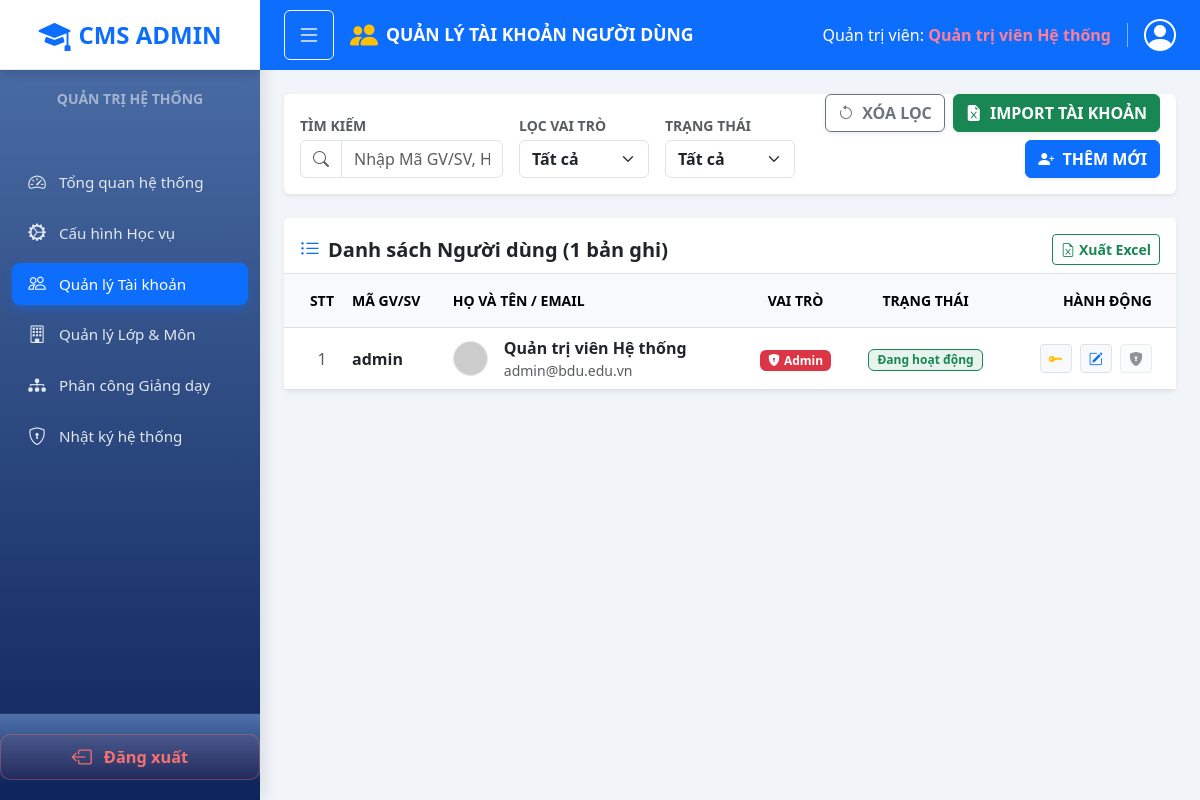
The page /views/admin/accounts.php (signed in) on the database its author committed.
### tables this page shows
CREATE TABLE users (
    id INT AUTO_INCREMENT PRIMARY KEY,
    username VARCHAR(50),
    password VARCHAR(255),
    full_name VARCHAR(100),
    email VARCHAR(100) NOT NULL UNIQUE,
    google_id VARCHAR(255),
    role ENUM('student', 'bcs', 'teacher', 'support_admin', 'admin') DEFAULT 'student',
    is_active TINYINT(1) DEFAULT 1 COMMENT '1: Hoạt động, 0: Bị khóa',
    position VARCHAR(100) DEFAULT NULL COMMENT 'Chức vụ (BCS): Lớp trưởng, Thư ký, BTV...',
    academic_title VARCHAR(50) DEFAULT NULL COMMENT 'Học hàm/học vị: GS, PGS, TS, ThS, CN...',
    avatar VARCHAR(255),
    birth_date DATE NULL,
    phone_number VARCHAR(20) NULL,
    address VARCHAR(255) NULL,
    created_at TIMESTAMP DEFAULT CURRENT_TIMESTAMP,
    CONSTRAINT chk_email_domain CHECK (email LIKE '%@student.bdu.edu.vn' OR email LIKE '%@bdu.edu.vn')
);

### views/admin/accounts.php (the view, shortened to what the rows shown need)
<?php
require_once __DIR__ . '/../../config/config.php';
require_once __DIR__ . '/../../config/session.php';
require_once __DIR__ . '/../../config/helpers.php';
$currentUser = getCurrentUser();
function usersHasSecondaryRoleColumn() {
    $row = db_fetch_one("SELECT COUNT(*) as total FROM information_schema.columns WHERE table_schema = DATABASE() AND table_name = 'users' AND column_name = 'secondary_role'");
    return ((int) ($row['total'] ?? 0)) > 0;
}
$hasSecondaryRoleColumn = usersHasSecondaryRoleColumn();
$params = [];
$whereClause = '';
$perPage = 15;
$currentPage = isset($_GET['page']) ? max(1, (int)$_GET['page']) : 1;
$offset = ($currentPage - 1) * $perPage;
$fields = [
    'id',
    'username',
    'full_name',
    'email',
    'role',
    'academic_title',
    $hasSecondaryRoleColumn ? 'secondary_role' : 'NULL AS secondary_role',
    'position',
    'avatar',
    'created_at',
    '(SELECT cs.class_id FROM class_students cs WHERE cs.student_id = users.id ORDER BY cs.id DESC LIMIT 1) AS class_id',
    'is_active',
];
$fieldsSql = implode(",\n    ", $fields);
$sql = "SELECT\n    $fieldsSql\nFROM users\n$whereClause\nORDER BY created_at DESC\nLIMIT $perPage OFFSET $offset";
$users = db_fetch_all($sql, $params);
?>
<!DOCTYPE html>
<html lang="vi">
<head>
    <link href="https://cdn.jsdelivr.net/npm/bootstrap@5.3.0/dist/css/bootstrap.min.css" rel="stylesheet">
    <link href="https://cdn.jsdelivr.net/npm/bootstrap-icons@1.10.5/font/bootstrap-icons.css" rel="stylesheet">
    <link rel="stylesheet" href="../../public/css/style.css">
    <link rel="stylesheet" href="../../public/css/layout.css">
    <link rel="stylesheet" href="../../public/css/admin/admin-layout.css">
    <link rel="stylesheet" href="../../public/css/admin/accounts.css">
</head>
<body class="dashboard-body">
<div class="main-content admin-main-content" id="mainContent">
<?php
require_once __DIR__ . '/../../layouts/admin-topbar.php';
?>
    <div class="p-4">
        <div class="card shadow-sm border-0">
            <div class="card-body p-0">
                <div class="table-responsive">
                    <table class="table table-hover align-middle mb-0 border-top">
                        <thead class="table-light small text-muted fw-bold">
                            <tr>
                                <th class="ps-4 py-3 text-center" style="width: 60px;">STT</th>
                                <th class="py-3">MÃ GV/SV</th>
                                <th class="py-3">HỌ VÀ TÊN / EMAIL</th>
                                <th class="py-3 text-center">VAI TRÒ</th>
                                <th class="py-3 text-center">TRẠNG THÁI</th>
                                <th class="pe-4 py-3 text-end">HÀNH ĐỘNG</th>
                            </tr>
                        </thead>
                        <tbody>
                            <?php if (count($users) > 0): ?>
                                <?php foreach ($users as $index => $user): ?>
                                    <?php
                                    $stt = $offset + $index + 1;
                                    $avatarUrl = getAvatarUrl($user['avatar'], $user['full_name']);
                                    $isProtectedAdmin = strtolower((string) ($user['email'] ?? '')) === 'admin@bdu.edu.vn';
                                    $roles = array_values(array_filter([$user['role'] ?? null, $user['secondary_role'] ?? null]));
                                    $rolePriority = [
                                        'admin' => 4,
                                        'staff' => 3,
                                        'teacher' => 2,
                                        'bcs' => 1,
                                        'student' => 0,
                                    ];
                                    usort($roles, function ($a, $b) use ($rolePriority) {
                                        $priorityA = $rolePriority[$a] ?? 0;
                                        $priorityB = $rolePriority[$b] ?? 0;
                                        return $priorityB <=> $priorityA;
                                    });
                                    ?>
                                    <tr>
                                        <td class="ps-4 text-center text-muted"><?php echo $stt; ?></td>
                                        <td class="fw-bold text-dark"><?php echo e($user['username']); ?></td>
                                        <td>
                                            <div class="d-flex align-items-center">
                                                <img src="<?php echo e($avatarUrl); ?>" class="table-avatar border me-3" alt="Avatar">
                                                <div>
                                                    <div class="fw-bold text-dark"><?php echo e($user['full_name'] ?: 'Chưa cập nhật'); ?></div>
                                                    <div class="small text-muted"><?php echo e($user['email']); ?></div>
                                                </div>
                                            </div>
                                        </td>
                                        <td class="text-center">
                                            <?php
                                            $roleLabels = [
                                                'admin' => ['icon' => 'bi-shield-lock-fill', 'text' => 'Admin', 'class' => 'bg-danger'],
                                                'staff' => ['icon' => 'bi-person-badge-fill', 'text' => 'Giáo vụ khoa', 'class' => 'bg-secondary'],
                                                'teacher' => ['icon' => 'bi-person-video3', 'text' => 'Giảng viên', 'class' => 'bg-primary'],
                                                'bcs' => ['icon' => 'bi-star-fill', 'text' => 'Ban Cán Sự', 'class' => 'bg-warning text-dark'],
                                                'student' => ['icon' => 'bi-person', 'text' => 'Sinh viên', 'class' => 'bg-info'],
                                            ];
                                            ?>
                                            <div class="d-inline-flex flex-column align-items-center gap-1">
                                                <?php foreach ($roles as $roleName): ?>
                                                    <?php
                                                    $roleInfo = $roleLabels[$roleName] ?? ['icon' => 'bi-person', 'text' => $roleName, 'class' => 'bg-secondary'];
                                                    $badgeClass = $roleInfo['class'];
                                                    $textColor = strpos($badgeClass, 'text-dark') !== false ? 'text-dark' : 'text-white';
                                                    ?>
                                                    <span class="badge <?php echo $badgeClass; ?> <?php echo $textColor; ?> px-2 py-1">
                                                        <i class="bi <?php echo $roleInfo['icon']; ?> me-1"></i><?php echo e($roleInfo['text']); ?>
                                                    </span>
                                                <?php endforeach; ?>
                                            </div>
                                        </td>
                                        <td class="text-center">
                                            <?php if (empty($user['is_active'])): ?>
                                                <span class="badge bg-danger bg-opacity-10 text-danger border border-danger px-2 py-1">Bị khóa</span>
                                            <?php else: ?>
                                                <span class="badge bg-success bg-opacity-10 text-success border border-success px-2 py-1">Đang hoạt động</span>
                                            <?php endif; ?>
                                        </td>
                                        <td class="pe-4 text-end">
                                            <form method="POST" action="../../controllers/admin/accountController.php" class="d-inline">
                                                <button type="button" class="btn btn-light action-btn text-warning border me-1" title="Khôi phục mật khẩu về 123456@"
                                                    onclick="this.closest('form').submit();">
                                                    <i class="bi bi-key-fill"></i>
                                                </button>
                                            </form>
                                            <button class="btn btn-light action-btn text-primary border me-1" title="Sửa thông tin" data-bs-toggle="modal" data-bs-target="#accountModal"
                                                onclick="openAccountModal('edit', '<?php echo e($user['id']); ?>', '<?php echo e($user['username']); ?>', '<?php echo e($user['full_name']); ?>', '<?php echo e($user['email']); ?>', '<?php echo e($user['role']); ?>', '<?php echo e($user['secondary_role'] ?? ''); ?>', '<?php echo e($user['class_id'] ?? ''); ?>', '<?php echo e($user['academic_title'] ?? ''); ?>')">
                                                <i class="bi bi-pencil-square"></i>
                                            </button>
                                            <?php if (!$isProtectedAdmin): ?>
                                                <form method="POST" action="../../controllers/admin/accountController.php" class="d-inline">
                                                    <input type="hidden" name="action" value="toggle_lock">
                                                    <input type="hidden" name="id" value="<?php echo e($user['id']); ?>">
                                                    <button type="button" class="btn btn-light action-btn <?php echo empty($user['is_active']) ? 'text-success' : 'text-danger'; ?> border"
                                                        title="<?php echo empty($user['is_active']) ? 'Mở khóa tài khoản' : 'Khóa tài khoản'; ?>"
                                                        onclick="this.closest('form').submit();">
                                                        <i class="bi <?php echo empty($user['is_active']) ? 'bi-unlock-fill' : 'bi-lock-fill'; ?>"></i>
                                                    </button>
                                                </form>
                                            <?php else: ?>
                                                <button class="btn btn-light action-btn text-muted border" title="Tài khoản admin gốc không thể khóa" disabled>
                                                    <i class="bi bi-shield-lock-fill"></i>
                                                </button>
                                            <?php endif; ?>
                                        </td>
                                    </tr>
                                <?php endforeach; ?>
                            <?php else: ?>
                                <tr>
                                    <td colspan="6" class="text-center text-muted py-4">Không tìm thấy người dùng nào.</td>
                                </tr>
                            <?php endif; ?>
                        </tbody>
                    </table>
                </div>
            </div>
        </div>
    </div>
</div>
</body>
</html>

### layouts/admin-topbar.php (shortened to what the rows shown need)
<?php
$currentUser = $currentUser ?? [];
?>
<div class="top-navbar-admin d-flex justify-content-between align-items-center px-4 py-3">
    <div class="d-flex align-items-center text-white">
        <div class="text-end me-3 d-none d-sm-block border-end pe-3 border-light border-opacity-50">
            <div class="fs-6">Quản trị viên:
                <span class="fw-bold admin-operator-name">
                    <?= e($currentUser['full_name'] ?? 'Admin') ?>
                </span>
            </div>
        </div>
    </div>
</div>

### rows shown on the page
users: full_name "Quản trị viên Hệ thống", stt "1", username "admin", email "admin@bdu.edu.vn", role "admin" (drawn), text "Admin", is_active "Đang hoạt động"

### other values the page prints
$item['label'] "Tổng quan hệ thống"
$item['label'] "Cấu hình Học vụ"
$item['label'] "Quản lý Tài khoản"
$item['label'] "Quản lý Lớp & Môn"
$item['label'] "Phân công Giảng dạy"
$item['label'] "Nhật ký hệ thống"
$pageTitle "QUẢN LÝ TÀI KHOẢN NGƯỜI DÙNG"
$totalRecords "1"
